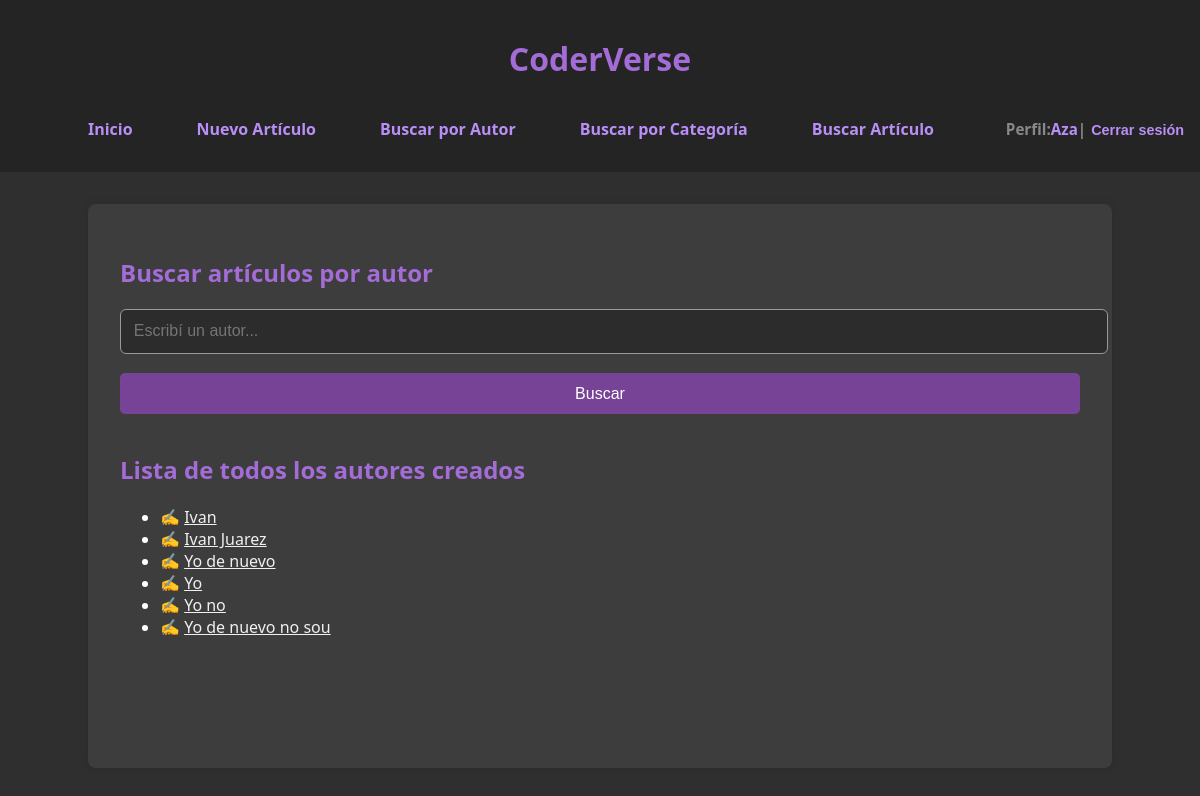
Before: /buscar_autor/ (signed in) with the older database file.
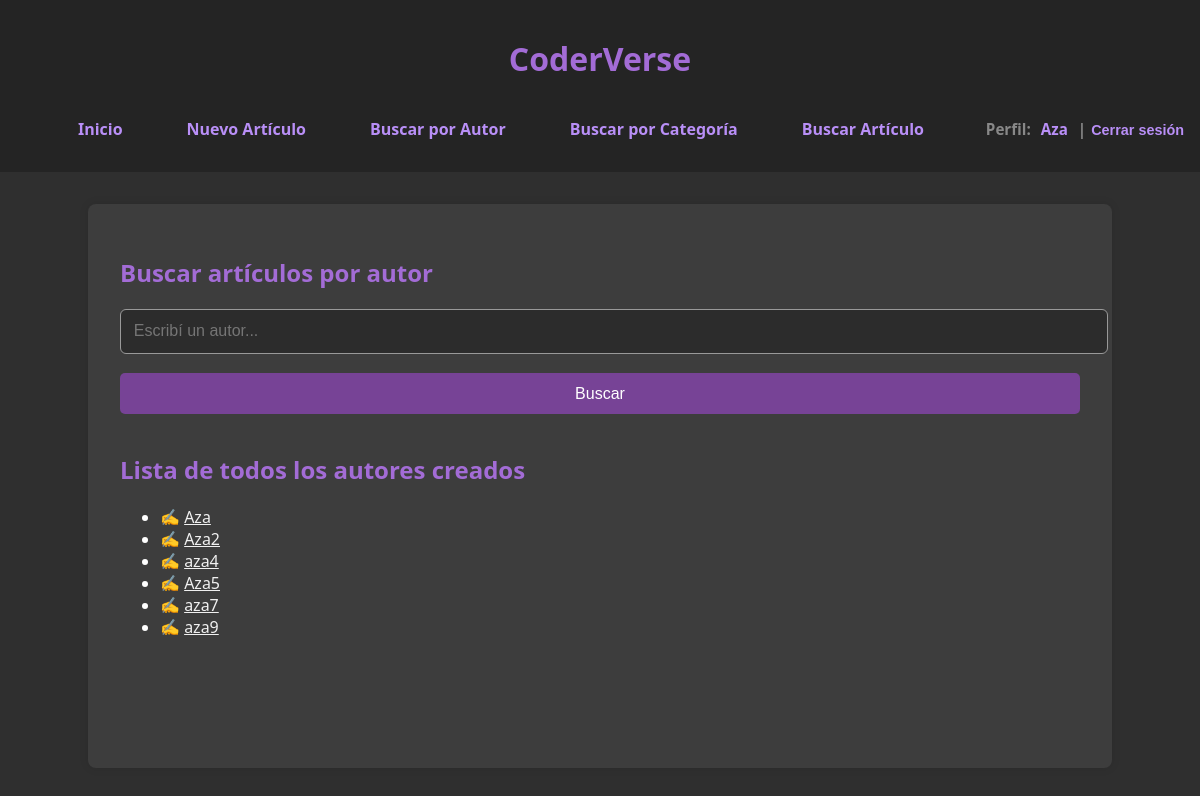
After: the same page with the newer database file.
### blog/models.py (models this page shows, shortened)
class Autor(models.Model):
    user = models.OneToOneField(User, on_delete=models.CASCADE, null=True, blank=True)
    nombre = models.CharField(max_length=20)
    especialidad = models.CharField(max_length=20)
    biografia = models.TextField()

### blog/views.py (the view)
# urls.py: path('buscar_autor/', views.buscar_autor, name='buscar_autor'),
@login_required
def buscar_autor(request):
    autor = request.GET.get('autor')
    if autor:
        articulos = Articulo.objects.filter(autor__nombre__icontains=autor)
    else:
        articulos = []
    todos_los_autores = Autor.objects.all()
    return render(request, 'blog/buscar_autor.html', {
        'articulos': articulos,
        'todos_los_autores': todos_los_autores
    })

### blog/templates/blog/buscar_autor.html (shortened to what this page needs)
{% extends 'blog/base.html' %}
{% block content %}
    <h2>Buscar artículos por autor</h2>
    <form method="get">
        <input type="text" name="autor" placeholder="Escribí un autor...">
        <input type="submit" value="Buscar">
    </form>
    <h2>Lista de todos los autores creados</h2>
    <ul>
        {% for autor in todos_los_autores %}
            <li>✍️ <a href="{% url 'perfil_autor' autor_id=autor.id %}">{{ autor.nombre }}</a></li>
        {% endfor %}
    </ul>
{% endblock %}

### blog/templates/blog/base.html (shortened to what this page needs)
<!DOCTYPE html>
<html lang="es">
<head>
</head>
<body>
    <header>
        <h1>CoderVerse</h1>
        {% if user.is_authenticated %}
            <nav style="display: flex; justify-content: space-between; align-items: center; flex-wrap: wrap;">
                <div style="display: flex; justify-content: center; flex-wrap: wrap; flex: 1;">
                    <a href="{% url 'inicio' %}">Inicio</a>
                    <a href="{% url 'crear_articulo' %}">Nuevo Artículo</a>
                    <a href="{% url 'buscar_autor' %}">Buscar por Autor</a>
                    <a href="{% url 'buscar_categoria' %}">Buscar por Categoría</a>
                    <a href="{% url 'buscar_articulos' %}">Buscar Artículo</a>
                </div>
                <div style="display: flex; align-items: center; font-weight: bold; font-size: 0.95rem;">
                    <span>Perfil:</span>
                    {% with autor=user.autor %}
                        {% if autor %}
                            <a href="{% url 'perfil_autor' autor.id %}" style="color: rgb(185, 143, 247); text-decoration: none; margin: 0 2px;">{{ user.username }}</a>
                        {% else %}
                            <span style="color: rgb(185, 143, 247); margin: 0 px;">{{ user.username }}</span>
                        {% endif %}
                    {% endwith %}
                    <span>| </span>
                    <form action="{% url 'logout' %}" method="post" style="display: inline; margin-left: 5px;">
                        <button type="submit" style="border: none; background: none; padding: 0; margin: 0; color: rgb(185, 143, 247);font-size: 0.90rem; font-weight: bold; cursor: pointer; display: inline;">Cerrar sesión</button>
                    </form>
                </div>
            </nav>
        {% endif %}
    </header>
    <main>
        {% block content %}
        {% endblock %}
    </main>
</body>
</html>

Changed rows visible on the page:
removed Autor: nombre "Ivan"
removed Autor: nombre "Ivan Juarez"
added Autor: nombre "Aza"
added Autor: nombre "Aza2"
changed Autor: nombre "Yo de nuevo" → "aza4"
changed Autor: nombre "Yo" → "Aza5"
changed Autor: nombre "Yo no" → "aza7"
changed Autor: nombre "Yo de nuevo no sou" → "aza9"
Other visible differences:
{{ user.username }}: (not shown) → "Aza"
{{ user.username }}: "Aza" → (not shown)
